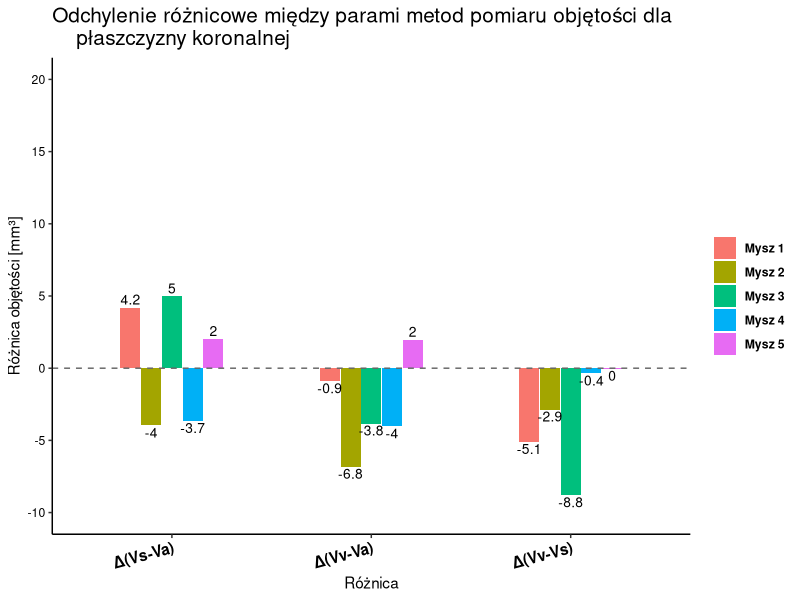

This chart was generated by the following R code:
library(tidyr)
library(dplyr)
library(ggplot2)

#Create the data frame
dane <- data.frame(
  Mysz = paste0("Mysz ", 1:5),
  #Suwmiarka = c(31.566, 92.317, 149.855, 99.623, 105.794), #axial
  #VevoLab = c(24.049, 109.653, 142.699, 99.968, 105.322),  #axial
  #Algorytm = c(24.54, 98.59, 142.16, 109.01, 109.98)       #axial
  Suwmiarka = c(31.566, 92.317, 149.855, 99.623, 105.794),  #coronal
  VevoLab = c(26.462, 89.453, 141.057, 99.256, 105.748),    #coronal
  Algorytm = c(27.37, 96.28, 144.89, 103.28, 103.78)        #coronal
)
#Calculate volume differences between each pair of methods
dane$`Δ(Vv-Va)` <- dane$VevoLab - dane$Algorytm
dane$`Δ(Vs-Va)` <- dane$Suwmiarka - dane$Algorytm
dane$`Δ(Vv-Vs)` <- dane$VevoLab - dane$Suwmiarka

#Convert to long format data (ggplot2)
dane_long <- dane %>%
  select(Mysz, `Δ(Vv-Va)`, `Δ(Vs-Va)`, `Δ(Vv-Vs)`) %>%
  pivot_longer(cols = -Mysz, names_to = "Różnica", values_to = "Wartość")

#Create bar plot showing pairwise differences between methods
ggplot(dane_long, aes(x = Różnica, y = Wartość, fill = Mysz)) +
  geom_bar(stat = "identity", position = position_dodge(width = 0.52), width = 0.5) +
  geom_hline(yintercept = 0, linetype = "dashed", color = "gray40") +
  geom_text(
    aes(label = round(Wartość, 1)),
    position = position_dodge(width = 0.52),
    vjust = ifelse(dane_long$Wartość >= 0, -0.3, 1.2),
    size = 3.5
  )+
  labs(
    title ="Odchylenie różnicowe między parami metod pomiaru objętości dla 
    płaszczyzny koronalnej",                      #title = "Differential deviation between volume measurement methods(coronal) plane"
    y = "Różnica objętości [mm³]",                # y = "Volume difference "[mm³]"
    x = "Różnica"                                 # x = "Difference"
  ) +
  scale_y_continuous(breaks = seq(-10, 20, by = 5), limits = c(-10, 20))+
  theme_classic() +
  theme(
    axis.text.x = element_text(angle = 15, size=11,hjust = 1, color="black", face="bold"),
    legend.position = "right",
    legend.text = element_text(face="bold"),
    legend.title = element_blank(),
    axis.text.y = element_text(color="black"),
    plot.title = element_text(size=15)
  )

